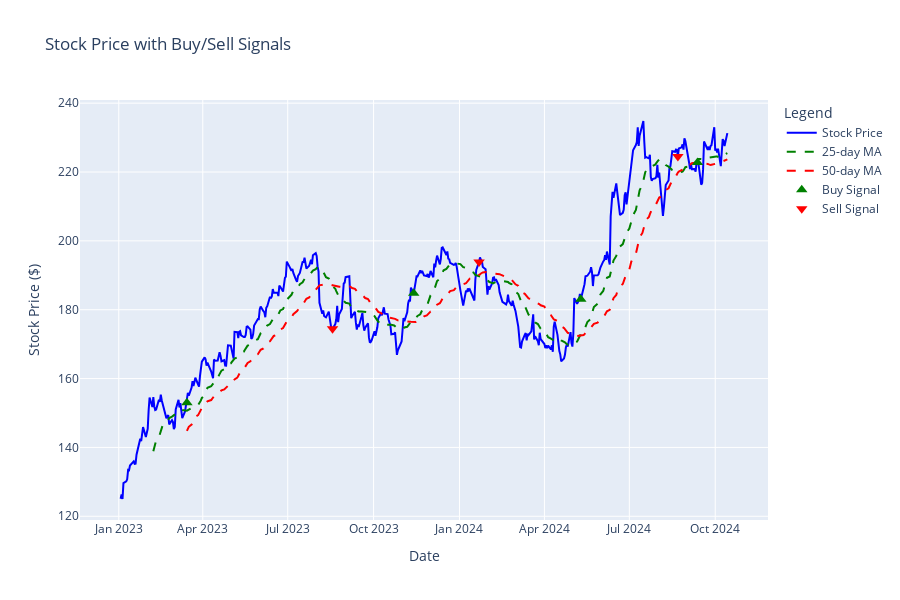
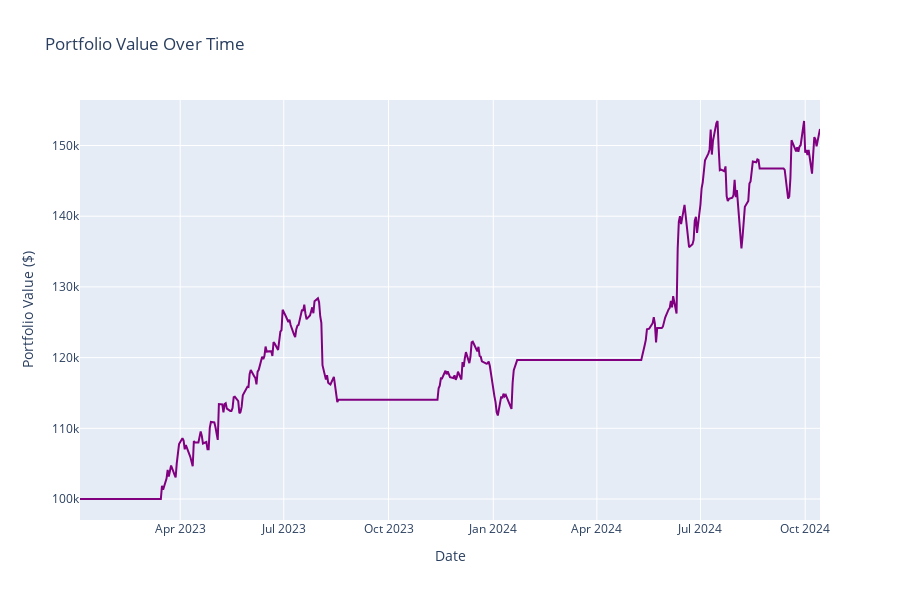

Write notebook code for charts like these, in order.
### Markdown cell above
##### 1. Windows for Best Returns

### Code cell
stock_ticker = 'AAPL'
start_date = '2023-01-01'
stock_data, short_window, long_window, optimization_result = find_best_performance_windows(stock_ticker, start_date)
final_value, total_earnings = run_backtest_with_interactive_chart(stock_data, short_window, long_window)

### Figure 1 — Plotly figure (JSON) as saved in the notebook; plotly's stock layout.template omitted (floating-point values rounded to 4 significant figures; data arrays with more than 128 entries replaced by an {"elided": "..."} marker saying what was removed)
{"data": [{"line": {"color": "blue"}, "mode": "lines", "name": "Stock Price", "type": "scatter", "x": {"elided": "448 str values"}, "y": {"elided": "448 float values"}}, {"line": {"color": "green", "dash": "dash"}, "mode": "lines", "name": "25-day MA", "type": "scatter", "x": {"elided": "448 str values"}, "y": {"elided": "448 float values"}}, {"line": {"color": "red", "dash": "dash"}, "mode": "lines", "name": "50-day MA", "type": "scatter", "x": {"elided": "448 str values"}, "y": {"elided": "448 float values"}}, {"marker": {"color": "green", "size": 10, "symbol": "triangle-up"}, "mode": "markers", "name": "Buy Signal", "type": "scatter", "x": {"elided": "448 str values"}, "y": {"elided": "448 float values"}}, {"marker": {"color": "red", "size": 10, "symbol": "triangle-down"}, "mode": "markers", "name": "Sell Signal", "type": "scatter", "x": {"elided": "448 str values"}, "y": {"elided": "448 float values"}}], "layout": {"height": 600, "legend": {"title": {"text": "Legend"}}, "title": {"text": "Stock Price with Buy/Sell Signals"}, "xaxis": {"title": {"text": "Date"}}, "yaxis": {"title": {"text": "Stock Price ($)"}}}}

### Figure 2 — Plotly figure (JSON) as saved in the notebook; plotly's stock layout.template omitted (floating-point values rounded to 4 significant figures; data arrays with more than 128 entries replaced by an {"elided": "..."} marker saying what was removed)
{"data": [{"line": {"color": "purple"}, "mode": "lines", "name": "Portfolio Value", "type": "scatter", "x": {"elided": "448 str values"}, "y": {"elided": "448 float values"}}], "layout": {"height": 600, "legend": {"title": {"text": "Legend"}}, "title": {"text": "Portfolio Value Over Time"}, "xaxis": {"title": {"text": "Date"}}, "yaxis": {"title": {"text": "Portfolio Value ($)"}}}}
